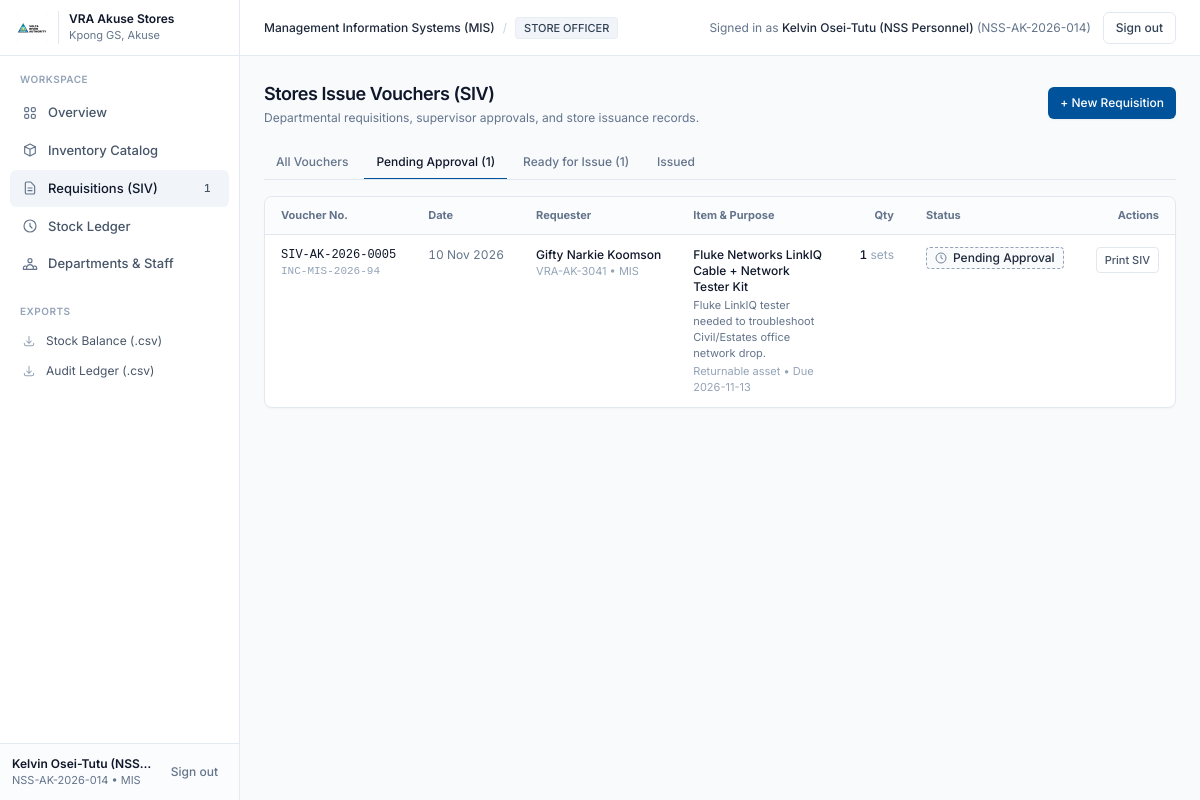
/requisitions?status_filter=PENDING_APPROVAL (signed in), run on an earlier commit of the app's database.
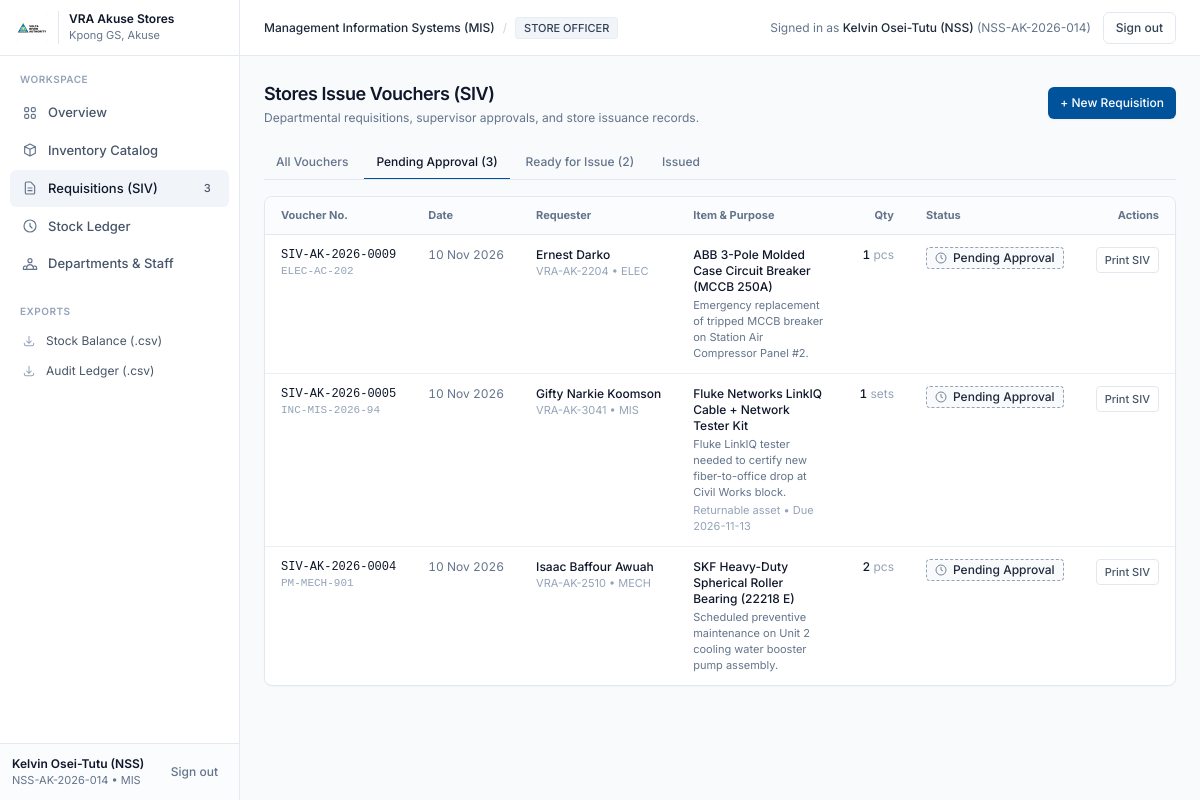
And on a later commit of the database.
### app/models.py (models this page shows)
class User(Base):
    __tablename__ = "users"
    id = Column(Integer, primary_key=True, index=True)
    staff_id = Column(String(30), unique=True, index=True, nullable=False)  # e.g. VRA-AK-1042 or NSS-AK-2026-08
    full_name = Column(String(120), nullable=False)
    email = Column(String(120), unique=True, nullable=False)
    phone = Column(String(30), nullable=True)
    role = Column(String(30), nullable=False, default="STAFF")
    job_title = Column(String(100), nullable=True)
    department_id = Column(Integer, ForeignKey("departments.id"), nullable=False)
    password_plain = Column(String(100), default="vra123")  # Simple demo auth + quick role switcher
    is_active = Column(Boolean, default=True)
    department = relationship("Department", back_populates="users")
    requisitions_requested = relationship(
        "Requisition", foreign_keys="Requisition.requester_id", back_populates="requester"
    )
    requisitions_approved = relationship(
        "Requisition", foreign_keys="Requisition.approved_by_id", back_populates="approved_by"
    )
    requisitions_issued = relationship(
        "Requisition", foreign_keys="Requisition.issued_by_id", back_populates="issued_by"
    )

class Requisition(Base):
    __tablename__ = "requisitions"
    id = Column(Integer, primary_key=True, index=True)
    siv_number = Column(String(40), unique=True, index=True, nullable=False)  # e.g. SIV-AK-2026-0001
    requester_id = Column(Integer, ForeignKey("users.id"), nullable=False)
    department_id = Column(Integer, ForeignKey("departments.id"), nullable=False)
    item_id = Column(Integer, ForeignKey("inventory_items.id"), nullable=False)
    quantity = Column(Integer, nullable=False, default=1)
    purpose = Column(Text, nullable=False)
    job_card_ref = Column(String(80), nullable=True)  # e.g. WO-KGS-4412 or INC-MIS-809
    is_returnable = Column(Boolean, default=False)
    expected_return_date = Column(String(40), nullable=True)
    status = Column(String(40), nullable=False, default="PENDING_APPROVAL")
    requested_at = Column(DateTime, default=datetime.utcnow)
    approved_by_id = Column(Integer, ForeignKey("users.id"), nullable=True)
    approved_at = Column(DateTime, nullable=True)
    supervisor_remarks = Column(Text, nullable=True)
    issued_by_id = Column(Integer, ForeignKey("users.id"), nullable=True)
    issued_at = Column(DateTime, nullable=True)
    returned_at = Column(DateTime, nullable=True)
    requester = relationship("User", foreign_keys=[requester_id], back_populates="requisitions_requested")
    approved_by = relationship("User", foreign_keys=[approved_by_id], back_populates="requisitions_approved")
    issued_by = relationship("User", foreign_keys=[issued_by_id], back_populates="requisitions_issued")
    department = relationship("Department", back_populates="requisitions")
    item = relationship("InventoryItem", back_populates="requisitions")

class Department(Base):
    __tablename__ = "departments"
    id = Column(Integer, primary_key=True, index=True)
    code = Column(String(20), unique=True, index=True, nullable=False)
    name = Column(String(120), nullable=False)
    location = Column(String(120), default="VRA, Akuse")
    head_of_dept = Column(String(100), nullable=True)
    users = relationship("User", back_populates="department")
    items = relationship("InventoryItem", back_populates="owning_department")
    requisitions = relationship("Requisition", back_populates="department")

class InventoryItem(Base):
    __tablename__ = "inventory_items"
    id = Column(Integer, primary_key=True, index=True)
    item_code = Column(String(40), unique=True, index=True, nullable=False)  # e.g. VRA-MIS-001
    name = Column(String(150), nullable=False)
    category = Column(String(80), nullable=False)  # IT & Networking, Electrical Spares, Mechanical, PPE & Safety, Stationery, Medical/Hospital
    item_type = Column(String(30), nullable=False, default="CONSUMABLE")  # CONSUMABLE or ASSET
    brand_model = Column(String(120), nullable=True)
    serial_or_part_no = Column(String(100), nullable=True)
    vra_asset_tag = Column(String(80), nullable=True)
    unit = Column(String(30), nullable=False, default="pcs")  # pcs, boxes, meters, sets, rolls, packs
    quantity_on_hand = Column(Integer, nullable=False, default=0)
    reorder_level = Column(Integer, nullable=False, default=5)
    store_location = Column(String(120), nullable=False, default="MIS Store - Rack A1")
    condition = Column(String(40), nullable=False, default="New / Good")  # New / Good, Fair, Faulty, Under Repair
    department_id = Column(Integer, ForeignKey("departments.id"), nullable=True)
    notes = Column(Text, nullable=True)
    updated_at = Column(DateTime, default=datetime.utcnow, onupdate=datetime.utcnow)
    owning_department = relationship("Department", back_populates="items")
    requisitions = relationship("Requisition", back_populates="item")
    transactions = relationship("StockTransaction", back_populates="item")

### app/main.py (the view)
@app.get("/requisitions", response_class=HTMLResponse)
def requisitions_page(
    request: Request,
    status_filter: Optional[str] = None,
    scope: Optional[str] = None,
    db: Session = Depends(get_db),
):
    current_user = get_authenticated_user(request, db)
    if not current_user:
        return RedirectResponse(url="/login", status_code=303)
    ctx = get_common_context(request, db, current_user, active_page="requisitions")
    query = db.query(Requisition).options(
        joinedload(Requisition.requester),
        joinedload(Requisition.department),
        joinedload(Requisition.item),
        joinedload(Requisition.approved_by),
        joinedload(Requisition.issued_by),
    )
    if current_user.role == "STAFF" and scope != "all":
        query = query.filter(Requisition.requester_id == current_user.id)
    if status_filter:
        query = query.filter(Requisition.status == status_filter)
    requisitions = query.order_by(Requisition.requested_at.desc()).all()
    items = db.query(InventoryItem).order_by(InventoryItem.name).all()
    ctx.update(
        {
            "requisitions": requisitions,
            "items": items,
            "status_filter": status_filter or "",
            "scope": scope or ("mine" if current_user.role == "STAFF" else "all"),
        }
    )
    return templates.TemplateResponse(request, "requisitions.html", ctx)

### app/templates/requisitions.html (shortened to what the changed rows need)
{% extends "base.html" %}
{% block content %}
<div class="flex flex-col sm:flex-row sm:items-center justify-between gap-4 mb-5">
  <div>
    <h1 class="text-lg font-semibold text-slate-900 tracking-tight">Stores Issue Vouchers (SIV)</h1>
  </div>
</div>
<div class="flex items-center gap-1 border-b border-slate-200 mb-4 text-xs overflow-x-auto whitespace-nowrap">
  <a href="/requisitions" class="px-3 py-2 font-medium border-b-2 -mb-px transition {% if not status_filter %}border-[#00529B] text-slate-900{% else %}border-transparent text-slate-500 hover:text-slate-800{% endif %}">
    All Vouchers
  </a>
  <a href="/requisitions?status_filter=PENDING_APPROVAL" class="px-3 py-2 font-medium border-b-2 -mb-px transition {% if status_filter == 'PENDING_APPROVAL' %}border-[#00529B] text-slate-900{% else %}border-transparent text-slate-500 hover:text-slate-800{% endif %}">
    Pending Approval ({{ pending_count }})
  </a>
  <a href="/requisitions?status_filter=APPROVED" class="px-3 py-2 font-medium border-b-2 -mb-px transition {% if status_filter == 'APPROVED' %}border-[#00529B] text-slate-900{% else %}border-transparent text-slate-500 hover:text-slate-800{% endif %}">
    Ready for Issue ({{ approved_ready_count }})
  </a>
  <a href="/requisitions?status_filter=ISSUED" class="px-3 py-2 font-medium border-b-2 -mb-px transition {% if status_filter == 'ISSUED' %}border-[#00529B] text-slate-900{% else %}border-transparent text-slate-500 hover:text-slate-800{% endif %}">
    Issued
  </a>
</div>
<div class="bg-white border border-slate-200 rounded-lg shadow-[0_1px_2px_rgba(15,23,42,0.03)] overflow-hidden">
  <div class="overflow-x-auto">
    <table class="w-full text-left border-collapse">
      <thead>
        <tr class="border-b border-slate-200 text-[11px] font-medium text-slate-500 bg-slate-50/60">
          <th class="py-2.5 px-4">Voucher No.</th>
          <th class="py-2.5 px-4">Date</th>
          <th class="py-2.5 px-4">Requester</th>
          <th class="py-2.5 px-4">Item &amp; Purpose</th>
          <th class="py-2.5 px-4 text-right">Qty</th>
          <th class="py-2.5 px-4">Status</th>
          <th class="py-2.5 px-4 text-right">Actions</th>
        </tr>
      </thead>
      <tbody class="divide-y divide-slate-200/70 text-xs">
        {% for r in requisitions %}
        <tr class="hover:bg-slate-50/80">
          <td class="py-3 px-4 align-top font-mono font-medium text-slate-900 whitespace-nowrap">
            <a href="/voucher/{{ r.id }}" class="hover:text-[#00529B] hover:underline">{{ r.siv_number }}</a>
            {% if r.job_card_ref %}
              <div class="text-[11px] text-slate-400">{{ r.job_card_ref }}</div>
            {% endif %}
          </td>
          <td class="py-3 px-4 align-top text-slate-500 whitespace-nowrap tabular-nums">
            {{ r.requested_at.strftime('%d %b %Y') }}
          </td>
          <td class="py-3 px-4 align-top whitespace-nowrap">
            <div class="font-medium text-slate-900">{{ r.requester.full_name }}</div>
            <div class="text-[11px] text-slate-400">{{ r.requester.staff_id }} • {{ r.department.code }}</div>
          </td>
          <td class="py-3 px-4 align-top max-w-sm">
            <div class="font-medium text-slate-900">{{ r.item.name }}</div>
            <div class="text-[11px] text-slate-500 mt-0.5">{{ r.purpose }}</div>
            {% if r.is_returnable %}
              <div class="text-[11px] text-slate-400 mt-0.5">Returnable asset • Due {{ r.expected_return_date or 'on completion' }}</div>
            {% endif %}
          </td>
          <td class="py-3 px-4 align-top text-right font-medium text-slate-900 tabular-nums whitespace-nowrap">
            {{ r.quantity }} <span class="text-slate-400 font-normal">{{ r.item.unit }}</span>
          </td>
          <td class="py-3 px-4 align-top whitespace-nowrap text-xs">
            {% if r.status == 'PENDING_APPROVAL' %}
              <div class="inline-flex items-center gap-1.5 px-2 py-0.5 rounded border border-dashed border-slate-400 bg-slate-50 text-slate-800 font-medium">
                <svg class="w-3 h-3 text-slate-500" fill="none" stroke="currentColor" viewBox="0 0 24 24"><circle cx="12" cy="12" r="10" stroke-width="1.75"/><polyline points="12 6 12 12 16 14" stroke-width="1.75"/></svg>
                <span>Pending Approval</span>
              </div>
            {% endif %}
          </td>
          <td class="py-3 px-4 align-top text-right whitespace-nowrap space-x-1">
            <a href="/voucher/{{ r.id }}" class="inline-block px-2 py-1 rounded border border-slate-200 hover:bg-slate-50 text-slate-600 text-[11px] font-medium">
              Print SIV
            </a>
          </td>
        </tr>
        {% else %}
        <tr>
          <td colspan="7" class="py-8 text-center text-slate-400">No requisitions found.</td>
        </tr>
        {% endfor %}
      </tbody>
    </table>
  </div>
</div>
{% endblock %}

### app/templates/base.html (shortened to what the changed rows need)
<!DOCTYPE html>
<html lang="en">
<head>
  <script src="https://cdn.tailwindcss.com"></script>
</head>
<body class="bg-[#f8fafc] text-slate-900 min-h-screen flex text-[13px]">
  <aside
    id="appSidebar"
    class="fixed inset-y-0 left-0 w-64 lg:w-60 bg-white border-r border-slate-200/90 z-50 flex flex-col transform -translate-x-full lg:translate-x-0 transition-transform duration-250 ease-out"
  >
    <nav class="flex-1 px-2.5 py-4 space-y-0.5 overflow-y-auto">
      <a href="/requisitions" class="nav-item flex items-center justify-between px-3 py-2 rounded-md font-medium {% if active_page == 'requisitions' %}bg-slate-100 text-slate-900{% else %}text-slate-600 hover:bg-slate-50 hover:text-slate-900{% endif %}">
        <div class="flex items-center gap-2.5">
          <svg class="w-4 h-4 text-slate-500" fill="none" stroke="currentColor" viewBox="0 0 24 24">
            <path stroke-linecap="round" stroke-linejoin="round" stroke-width="1.75" d="M9 12h6m-6 4h6m2 5H7a2 2 0 01-2-2V5a2 2 0 012-2h5.586a1 1 0 01.707.293l5.414 5.414a1 1 0 01.293.707V19a2 2 0 01-2 2z"/>
          </svg>
          <span>{% if current_user.role == 'STAFF' %}My Requisitions{% else %}Requisitions (SIV){% endif %}</span>
        </div>
        {% if pending_count > 0 %}
          <span class="text-[11px] font-medium text-slate-600 bg-slate-100 px-1.5 py-0.5 rounded tabular-nums">{{ pending_count }}</span>
        {% endif %}
      </a>
    </nav>
    <div class="p-3 border-t border-slate-200/90 bg-slate-50/60">
      <div class="flex items-center justify-between gap-2">
        <div class="min-w-0">
          <div class="font-semibold text-xs text-slate-900 truncate">{{ current_user.full_name }}</div>
          <div class="text-[11px] text-slate-500 truncate">{{ current_user.staff_id }} • {{ current_user.department.code }}</div>
        </div>
      </div>
    </div>
  </aside>
  <div class="flex-1 lg:pl-60 flex flex-col min-w-0 w-full">
    <header class="h-14 bg-white/90 backdrop-blur-md border-b border-slate-200/90 px-4 sm:px-6 flex items-center justify-between gap-2 sticky top-0 z-20">
      <div class="flex items-center gap-2.5 min-w-0">
        <div class="flex items-center gap-2 text-xs text-slate-500 truncate">
          <span class="font-medium text-slate-800 truncate hidden sm:inline">{{ current_user.department.name }}</span>
          <span class="hidden sm:inline text-slate-300">/</span>
          <span class="inline-flex items-center px-2 py-0.5 rounded text-[11px] font-medium bg-slate-100 text-slate-700 border border-slate-200/60 shrink-0">
            {{ current_user.role.replace('_', ' ') }}
          </span>
        </div>
      </div>
      <div class="flex items-center gap-3 shrink-0">
        <span class="hidden sm:inline text-xs text-slate-500">
          Signed in as <strong class="font-medium text-slate-800">{{ current_user.full_name }}</strong> ({{ current_user.staff_id }})
        </span>
        <a href="/logout" class="h-8 inline-flex items-center px-3 rounded-md border border-slate-200 hover:bg-slate-50 active:scale-[0.98] text-xs font-medium text-slate-700 transition-all whitespace-nowrap">
          Sign out
        </a>
      </div>
    </header>
    <main class="flex-1 max-w-6xl w-full mx-auto px-4 sm:px-6 py-5 sm:py-6 animate-page">
      {% block content %}{% endblock %}
    </main>
  </div>
</body>
</html>

What changed in the data, as far as the page shows it:
changed User "STORE OFFICER": full_name "Kelvin Osei-Tutu (NSS…" → "Kelvin Osei-Tutu (NSS)"; full_name "Kelvin Osei-Tutu (NSS Personnel)" → "Kelvin Osei-Tutu (NSS)"
added Requisition: siv_number "SIV-AK-2026-0009", job_card_ref "ELEC-AC-202", requested_at "10 Nov 2026", requester.full_name "Ernest Darko", requester.staff_id "VRA-AK-2204", department.code "ELEC", item.name "ABB 3-Pole Molded Case Circuit Breaker (MCCB 250A)", purpose "Emergency replacement of tripped MCCB breaker on Station Air Compressor Panel #2.", quantity "1", item.unit "pcs", status "PENDING_APPROVAL" (drawn)
changed Requisition "Gifty Narkie Koomson": purpose "Fluke LinkIQ tester needed to troubleshoot Civil/Estates office network drop." → "Fluke LinkIQ tester needed to certify new fiber-to-office drop at Civil Works block."
now on this page (row edited): Requisition: siv_number "SIV-AK-2026-0004", job_card_ref "PM-MECH-901", requested_at "10 Nov 2026", requester.full_name "Isaac Baffour Awuah", requester.staff_id "VRA-AK-2510", department.code "MECH", item.name "SKF Heavy-Duty Spherical Roller Bearing (22218 E)", purpose "Scheduled preventive maintenance on Unit 2 cooling water booster pump assembly.", quantity "2", item.unit "pcs", status "PENDING_APPROVAL" (drawn)
Also different on the page:
{{ pending_count }}: "1" → "3"
{{ approved_ready_count }}: "1" → "2"
